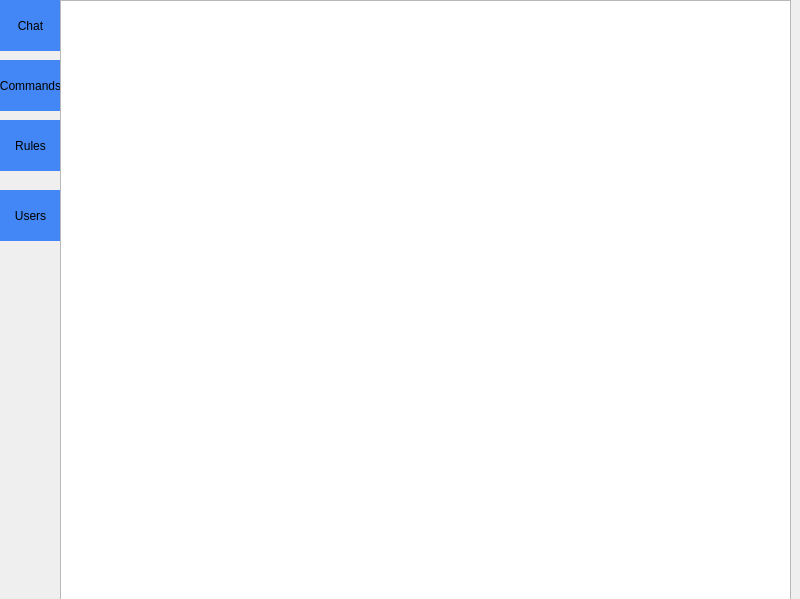
<?xml version="1.0" encoding="UTF-8"?>
<ui version="4.0">
 <class>MainWindow</class>
 <widget class="QMainWindow" name="MainWindow">
  <property name="enabled">
   <bool>true</bool>
  </property>
  <property name="geometry">
   <rect>
    <x>0</x>
    <y>0</y>
    <width>800</width>
    <height>599</height>
   </rect>
  </property>
  <property name="windowTitle">
   <string>MainWindow</string>
  </property>
  <widget class="QWidget" name="centralwidget">
   <widget class="QPushButton" name="chatButton">
    <property name="geometry">
     <rect>
      <x>0</x>
      <y>0</y>
      <width>61</width>
      <height>51</height>
     </rect>
    </property>
    <property name="styleSheet">
     <string notr="true">QPushButton {
	border-radius: 0;
	background-color: #4287f5;
	transition-duration: 5s;
}

QPushButton:hover {
	border-radius: 10px;
	background-color: #639af2;
}</string>
    </property>
    <property name="text">
     <string>Chat</string>
    </property>
   </widget>
   <widget class="QPushButton" name="commandsButton">
    <property name="geometry">
     <rect>
      <x>0</x>
      <y>60</y>
      <width>61</width>
      <height>51</height>
     </rect>
    </property>
    <property name="styleSheet">
     <string notr="true">QPushButton {
	border-radius: 0;
	background-color: #4287f5;
	transition-duration: 5s;
}

QPushButton:hover {
	border-radius: 10px;
	background-color: #639af2;
}</string>
    </property>
    <property name="text">
     <string>Commands</string>
    </property>
   </widget>
   <widget class="QPushButton" name="rulesButton">
    <property name="geometry">
     <rect>
      <x>0</x>
      <y>120</y>
      <width>61</width>
      <height>51</height>
     </rect>
    </property>
    <property name="styleSheet">
     <string notr="true">QPushButton {
	border-radius: 0;
	background-color: #4287f5;
	transition-duration: 5s;
}

QPushButton:hover {
	border-radius: 10px;
	background-color: #639af2;
}</string>
    </property>
    <property name="text">
     <string>Rules</string>
    </property>
   </widget>
   <widget class="QPushButton" name="usersButton">
    <property name="geometry">
     <rect>
      <x>0</x>
      <y>190</y>
      <width>61</width>
      <height>51</height>
     </rect>
    </property>
    <property name="styleSheet">
     <string notr="true">QPushButton {
	border-radius: 0;
	background-color: #4287f5;
	transition-duration: 5s;
}

QPushButton:hover {
	border-radius: 10px;
	background-color: #639af2;
}</string>
    </property>
    <property name="text">
     <string>Users</string>
    </property>
   </widget>
   <widget class="QStackedWidget" name="stackedWidget">
    <property name="geometry">
     <rect>
      <x>60</x>
      <y>0</y>
      <width>741</width>
      <height>601</height>
     </rect>
    </property>
    <widget class="QWidget" name="page">
     <widget class="QListWidget" name="listWidget">
      <property name="geometry">
       <rect>
        <x>0</x>
        <y>0</y>
        <width>731</width>
        <height>601</height>
       </rect>
      </property>
     </widget>
     <widget class="QTableView" name="tableView">
      <property name="geometry">
       <rect>
        <x>0</x>
        <y>0</y>
        <width>731</width>
        <height>601</height>
       </rect>
      </property>
     </widget>
    </widget>
    <widget class="QWidget" name="page_2"/>
   </widget>
  </widget>
 </widget>
 <resources/>
 <connections/>
</ui>
